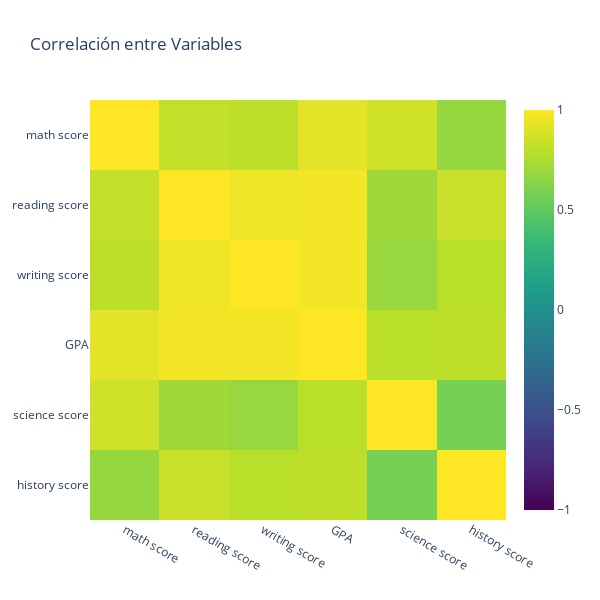

Notebook code for this chart:
### Markdown cell above
### Mapa de Correlaciones

### Code cell
#### Codigo Aquí ####

# Correlaciones 
px.imshow(
    df_join.corr(),
    aspect="16:9",
    title="Correlación entre Variables",
    height=600,
    width=600,
    zmin=-1,
    zmax=1,
    color_continuous_scale=px.colors.sequential.Viridis,
)

### Figure 1 — Plotly figure (JSON) as saved in the notebook; plotly's stock layout.template omitted (floating-point values rounded to 4 significant figures)
{"data": [{"coloraxis": "coloraxis", "hovertemplate": "x: %{x}<br>y: %{y}<br>color: %{z}<extra></extra>", "name": "0", "type": "heatmap", "x": ["math score", "reading score", "writing score", "GPA", "science score", "history score"], "xaxis": "x", "y": ["math score", "reading score", "writing score", "GPA", "science score", "history score"], "yaxis": "y", "z": [[1, 0.8176, 0.8026, 0.9187, 0.8604, 0.6768], [0.8176, 1, 0.9546, 0.9703, 0.7071, 0.8377], [0.8026, 0.9546, 1, 0.9657, 0.6873, 0.7906], [0.9187, 0.9703, 0.9657, 1, 0.7906, 0.8068], [0.8604, 0.7071, 0.6873, 0.7906, 1, 0.5798], [0.6768, 0.8377, 0.7906, 0.8068, 0.5798, 1]]}], "layout": {"coloraxis": {"cmax": 1, "cmin": -1, "colorscale": [[0, "#440154"], [0.1111, "#482878"], [0.2222, "#3e4989"], [0.3333, "#31688e"], [0.4444, "#26828e"], [0.5556, "#1f9e89"], [0.6667, "#35b779"], [0.7778, "#6ece58"], [0.8889, "#b5de2b"], [1, "#fde725"]]}, "height": 600, "title": {"text": "Correlación entre Variables"}, "width": 600, "xaxis": {"anchor": "y", "domain": [0, 1]}, "yaxis": {"anchor": "x", "autorange": "reversed", "domain": [0, 1]}}}
